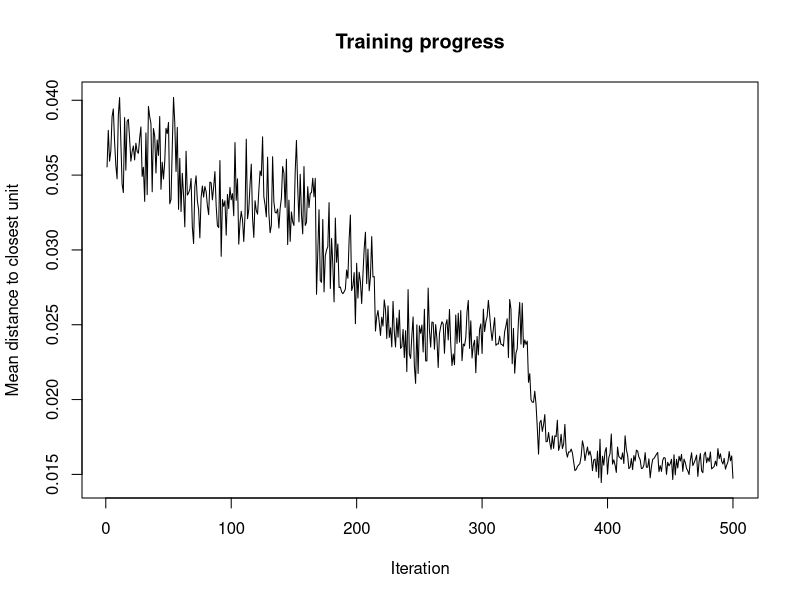
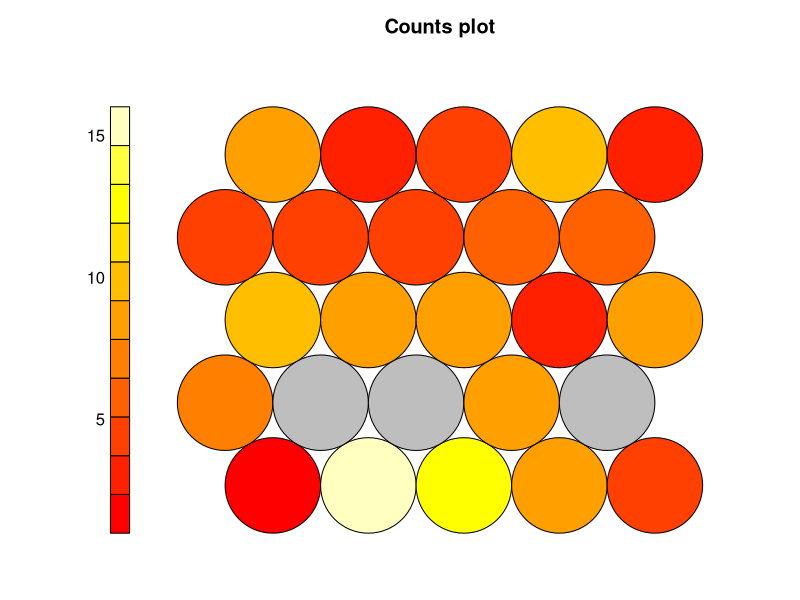
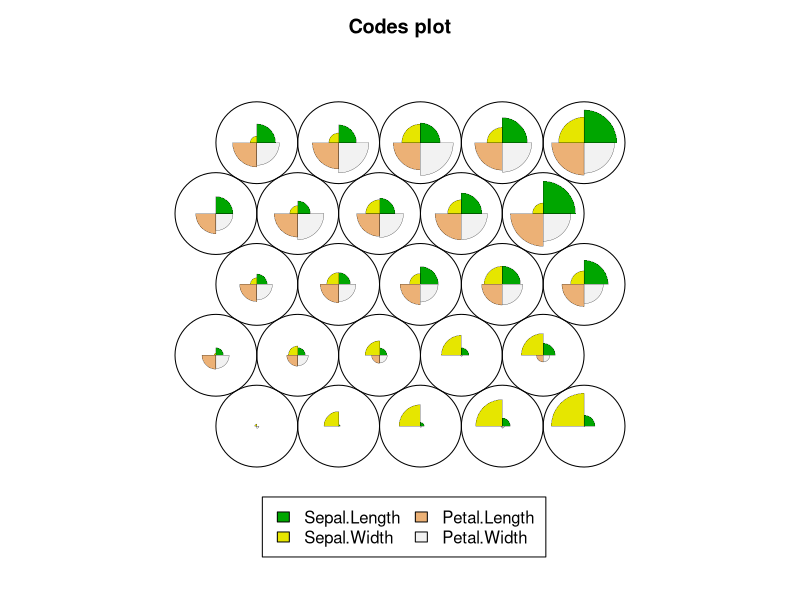
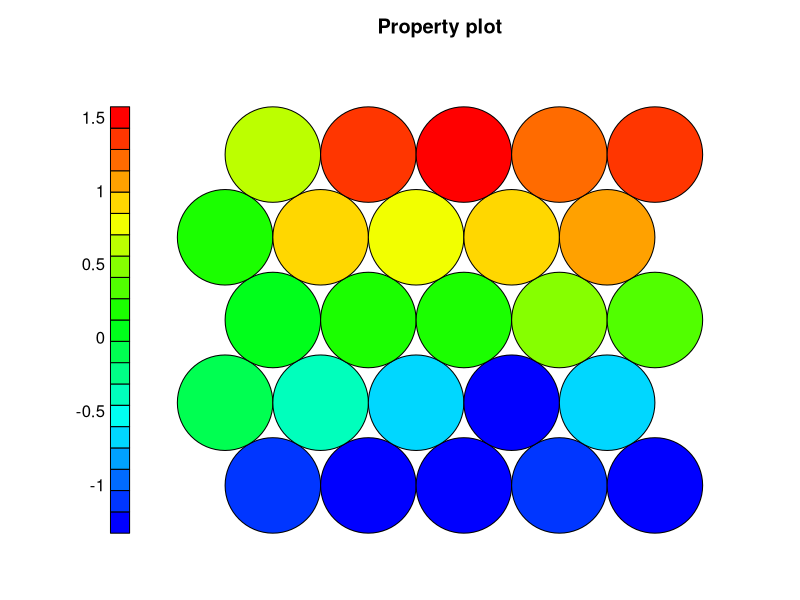
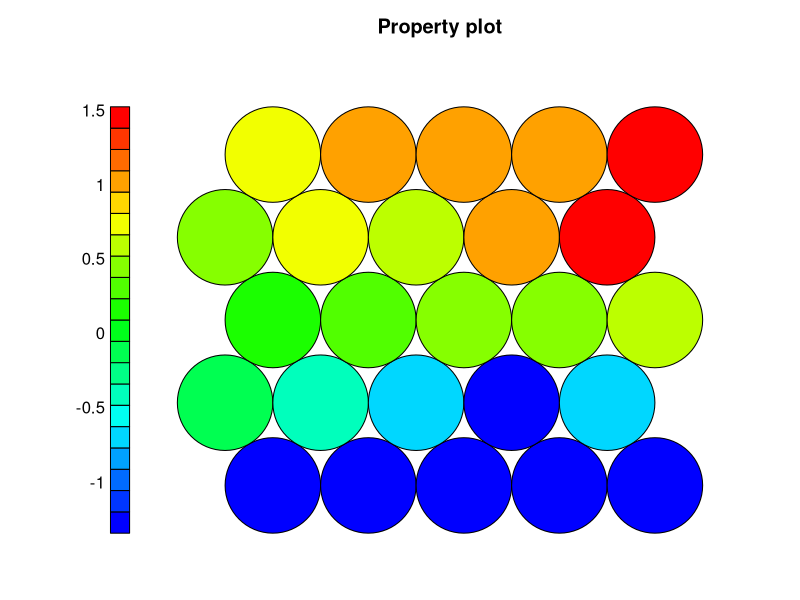
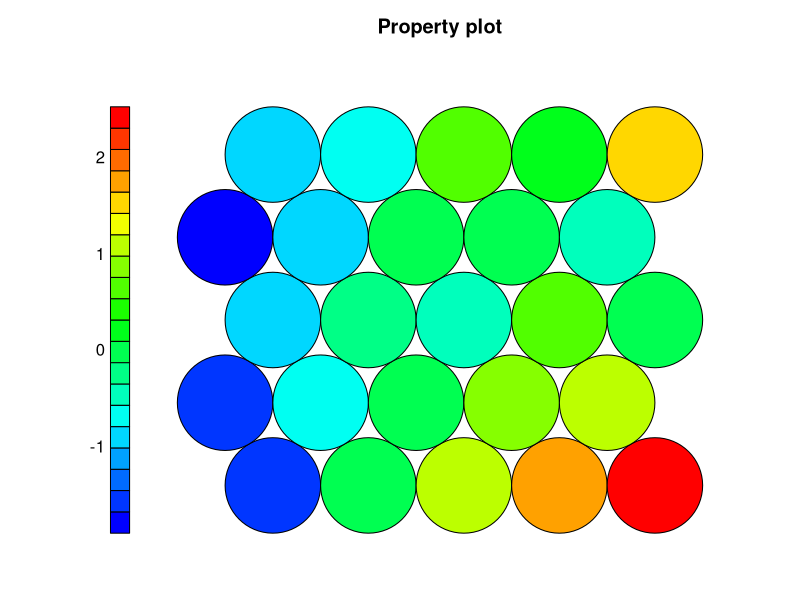
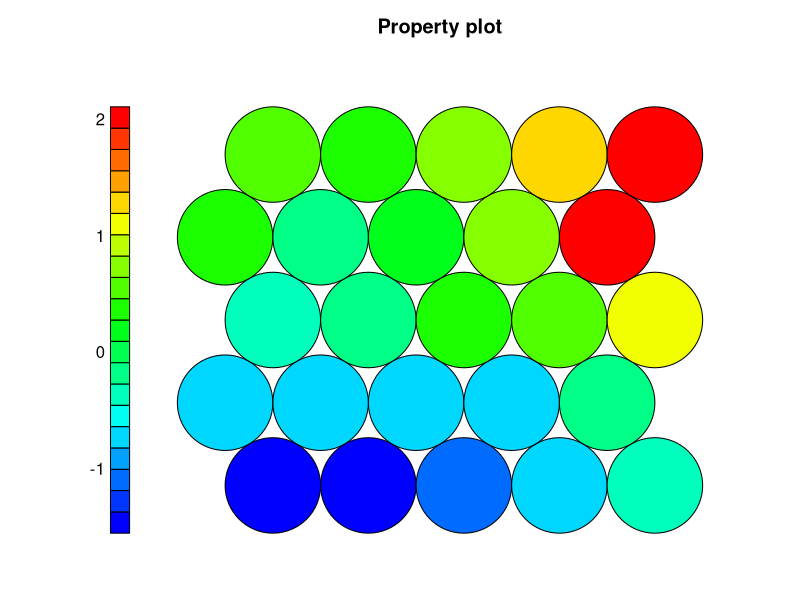
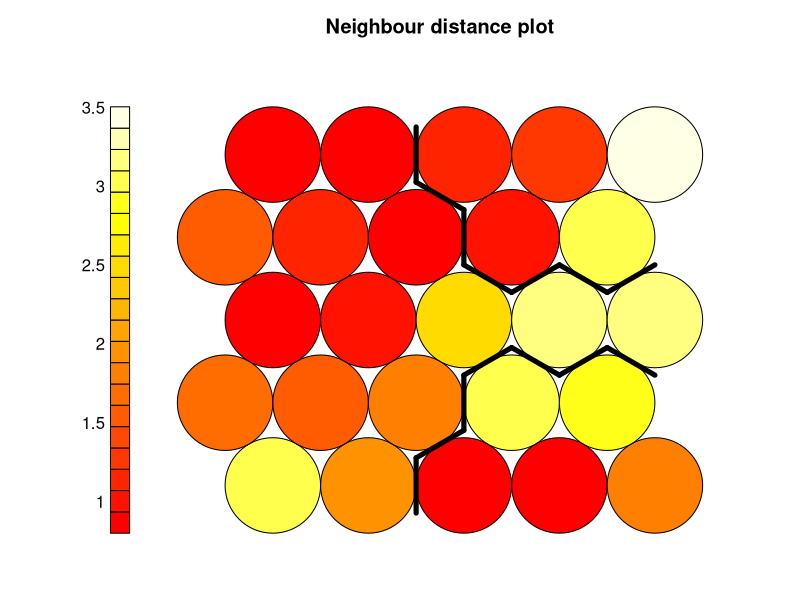

These figures' R source, in order:
#install.packages("kohonen")

#Exemplo Dataset iris:
#1 - Carrega a biblioteca kohonen:
library("kohonen")

set.seed(593)

#2- Faz a escala e normaliza??o dos dados do dataset iris:
#Media da coluna - valor do atributo dividido pelo desvio padrão da coluna
iris.sc = scale(iris[, 1:4])


#3- Faz o setup da grade de vizinhan?a da rede SOM:
iris.grid = somgrid(xdim = 5, ydim=5, topo="hexagonal")
#3- Constr?i o modelo de rede com os dados do dataset iris, a grade de vizinhan?a, n?mero de itera??es de treinamento e taxa de aprendizado:
iris.som = som(iris.sc, grid=iris.grid, rlen=500, alpha=c(0.05,0.01))


plot(iris.som, type="changes")

#4 - Exibe a quantidade de amostras mapeadas por neur?nio:
plot(iris.som, type="count")

#5 - Exibe a m?dias dos atributos mapeados por neur?nio:
plot(iris.som, type="codes")



#6 - Faz o heatmap baseado em cada atributo:
#Comprimento da p?tala
coolBlueHotRed <- function(n, alpha = 1) {rainbow(n, end=4/6, alpha=alpha)[n:1]}
plot(iris.som, type = "property", property = iris.som$codes[[1]][,4], main=names(iris.som$data)[4], palette.name=coolBlueHotRed)
#Largura da p?tala
coolBlueHotRed <- function(n, alpha = 1) {rainbow(n, end=4/6, alpha=alpha)[n:1]}
plot(iris.som, type = "property", property = iris.som$codes[[1]][,3], main=names(iris.som$data)[3], palette.name=coolBlueHotRed)
#Comprimento da s?tala
coolBlueHotRed <- function(n, alpha = 1) {rainbow(n, end=4/6, alpha=alpha)[n:1]}
plot(iris.som, type = "property", property = iris.som$codes[[1]][,2], main=names(iris.som$data)[2], palette.name=coolBlueHotRed)
#Largura da s?tala
coolBlueHotRed <- function(n, alpha = 1) {rainbow(n, end=4/6, alpha=alpha)[n:1]}
plot(iris.som, type = "property", property = iris.som$codes[[1]][,1], main=names(iris.som$data)[1], palette.name=coolBlueHotRed)



#7 - Exibe a rela??o de vizinhan?a em dist?ncia, algo muito semelhan?a a matriz U:
plot(iris.som, type="dist.neighbours")


#8- Faz uma clusteriza??o hier?rquica, dos dados j? clusterizados, apenas para facilitar a exibi??o:
groups = 3
iris.hc = cutree(hclust(dist(iris.som$codes[[1]][,1:4])), groups)
#9- Adiciona a fronteira de cada cluster:
add.cluster.boundaries(iris.som, iris.hc)


plot(iris.som, type="codes", bgcol=rainbow(groups)[iris.hc])

View(iris.som$codes[[1]])

clusterneuronio <-iris.hc[iris.som$unit.classif]

clusterneuronio

iris$cluster <- clusterneuronio
